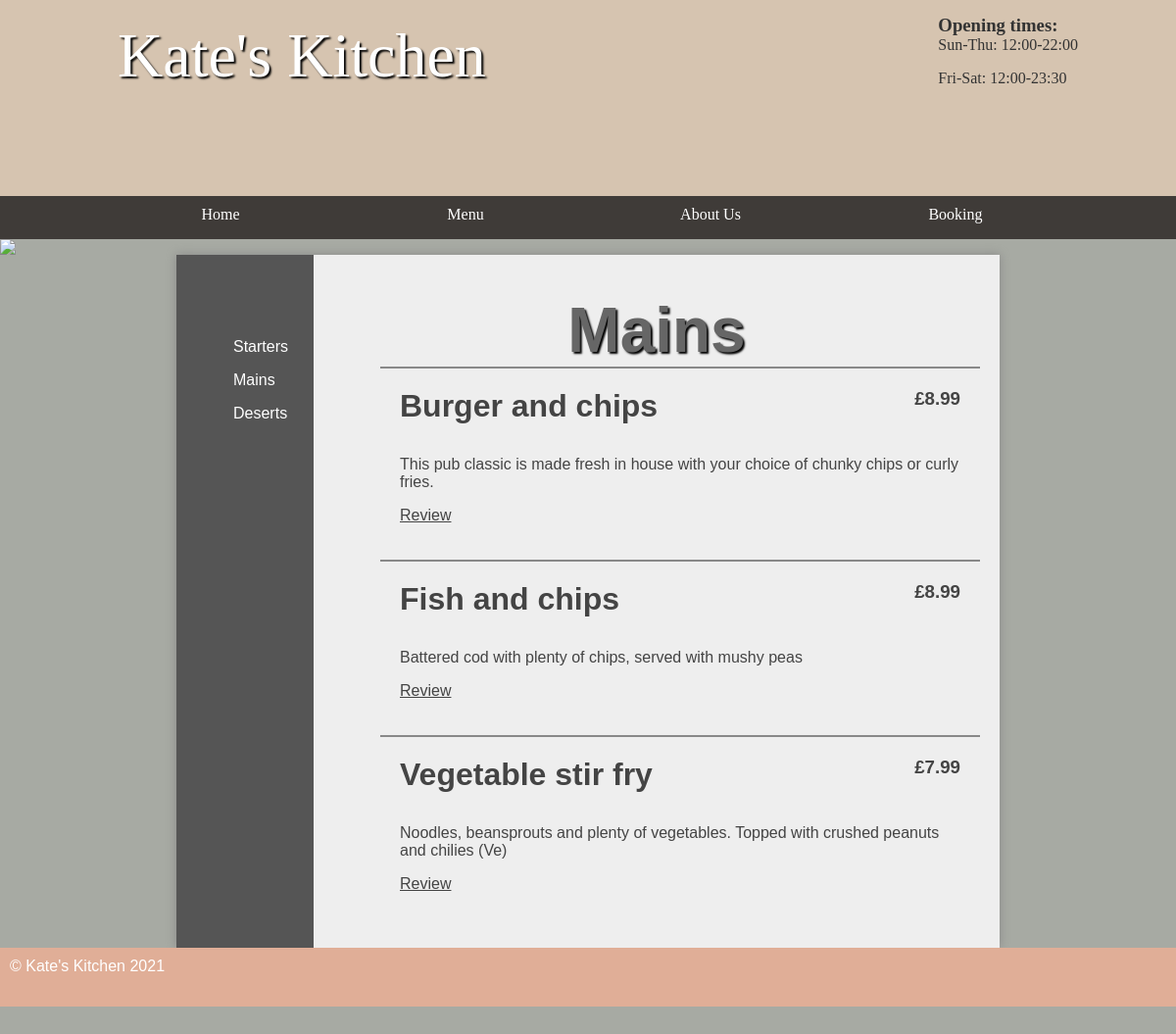
The page /body/mains.php on the database its author committed.
### tables this page shows
CREATE TABLE `category` (
  `id` int(11) NOT NULL AUTO_INCREMENT,
  `name` varchar(45) NOT NULL,
  PRIMARY KEY (`id`)
);

CREATE TABLE `menu` (
  `idmenu` int(11) NOT NULL AUTO_INCREMENT,
  `categoryId` int(11) NOT NULL,
  `nam` varchar(45) NOT NULL,
  `price` decimal(5,2) NOT NULL,
  `descript` varchar(2000) NOT NULL,
  `code` varchar(45) NOT NULL,
  `imag` mediumtext NOT NULL,
  PRIMARY KEY (`idmenu`)
);

### body/mains.php (the view, shortened to what this page needs)
<?php include"../header/header.php" ?>
<img src="../images/randombanner.php" />
<main class="sidebar">
    <section class="left">
        <?php
			include"menuListClass.php";
	?>
    </section>
    <section class="right">
        <h1>Mains</h1>
        <ul class="listing">
<?php
$pdo = new PDO('mysql:dbname=kitchen;host=127.0.0.1', 'student', 'student');
$select = $pdo->query("SELECT * FROM menu WHERE categoryId =2");
   foreach ($select as $record) {
	   echo '<li>';
	   echo '<div class="details">';
	   echo '<h3>£' .  $record['price'] . '</h3>';
	   echo '<h2>' .  $record['nam'] . '</h2>';
	   echo '<p>' . nl2br( $record['descript']) . '</p>';
	   echo"<a href='writeReviewmain.php'>Review</a>";
	   echo '</div>';
	   echo '</li>';
   }
	?>
        </ul>
    </section>
</main>
<?php include"../footer/footer.php";?>
</body>
</html>

### header/header.php (shortened to what this page needs)
<!DOCTYPE html>
<html>
<head>
    <link rel="stylesheet" href="../style/styles.css" />
</head>
<body>
    <header>
        <section>
            <aside>
                <h3>Opening times:</h3>
                <p>Sun-Thu: 12:00-22:00</p>
                <p>Fri-Sat: 12:00-23:30</p>
            </aside>
            <h1>Kate's Kitchen</h1>
        </section>
    </header>
    <nav>
        <ul>
            <li><a href="../body/index.php">Home</a></li>
            <li>Menu
            </li>
            <li><a href="../body/about.html">About Us</a></li>
            <li><a href="../body/booking.php">Booking</a></li>
        </ul>
    </nav>

### body/menuListClass.php
<?php
class menuList{
    function listmenu(){
			$pdo = new PDO('mysql:dbname=kitchen;host=127.0.0.1', 'student', 'student', [PDO::ATTR_ERRMODE =>  PDO::ERRMODE_EXCEPTION ]);
			$categories = $pdo->query('SELECT * FROM category');
			foreach ($categories as $category) {
				echo '<ul>';
				echo "<li><a href=".$category['name'].".php".">".$category['name']."</a></li>";
		        echo'</ul>';
			}
			}
}
$menu = new menuList();
$menu->listmenu();
?>

### footer/footer.php
<!DOCTYPE html>
<head>
    <link rel="stylesheet" href="../style/styles.css" />
</head>
<footer style="margin-bottom: 300px;">
    &copy; Kate's Kitchen 2021
</footer>

### style/styles.css (style rules this page uses)
* { margin: 0; padding: 0; }
html { font-family: 'Oxygen-Regular', verdana, sans-serif; }
body { background-color: #A7AAA3; }
header { background-color: #D6C4B0 ; color: white; height: 200px; }
header aside { float: right; margin-top: 15px; color: #333; }
header section { width: 1000px; display: block; margin:auto; }
header h1 { float: left; margin-left: 20px; font-family: 'Mr Dafoe'; }
nav { width: 100%; background-color: #3F3B38; overflow: auto; }
body > img { width: 100%; display: block; }
nav ul { width: 1000px; margin: auto; display: block; list-style-type: none; }
nav ul li { width: 25%; float: left; overflow: auto; text-align: center; }
nav li { color: white; padding-top: 10px; display: block; }
nav a { color: white; text-decoration: none }
main ul { margin-left: 3em; }
main a { color: #333; }
nav { font-family: 'Oxygen-Regular'; }
header section { display: block; font-family: 'Oxygen-Regular', cursive; }
header h1 { font-weight: normal; }
.listing h3 { float: right; }
h1 { font-size:4em; color: white; text-align: center; padding-top: 20px; text-shadow: 2px 2px 2px #000; }
main { min-height: 50vh; background-color: #eee; width: 70vw; display: block; margin: auto; box-shadow: 0px 0px 10px #888; color:#444; }
footer { min-height: 5vh; color: white; }
main h2 { font-size:2em; }
p, li, h2 { margin-bottom: 1em; }
footer { background-color: #E0AE97; padding: 10px; color: white; }
.left ul { list-style-type: none }
section a { color: #444; }
.stock, .sidebar { display: table; }
.stock > ul, .sidebar .left { width: 10vw; list-style-type: none; display: table-cell; padding: 10px; background-color: #555; margin: 0; }
.stock .products, .sidebar .right { display: table-cell; padding: 20px; }
.stock > ul a, .sidebar .left a { color: white; text-decoration: none; }
.listing li { border-top: 2px solid #888; padding: 20px; overflow: auto; }
.right { padding: 20px; }
main h1 { color: #666; }

### rows shown on the page
category: name "Starters"
category: name "Mains"
category: name "Deserts"
menu: price "8.99", nam "Burger and chips", descript "This pub classic is made fresh in house with your choice of chunky chips or curly fries."
menu: price "8.99", nam "Fish and chips", descript "Battered cod with plenty of chips, served with mushy peas"
menu: price "7.99", nam "Vegetable stir fry", descript "Noodles, beansprouts and plenty of vegetables. Topped with crushed peanuts and chilies (Ve)"
